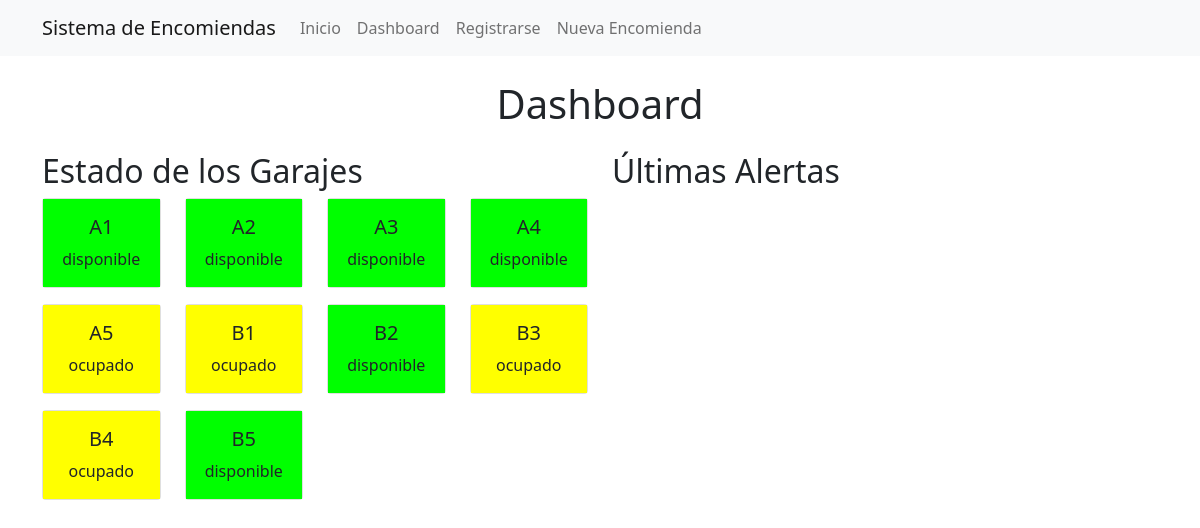
Page /dashboard on the earlier database version.
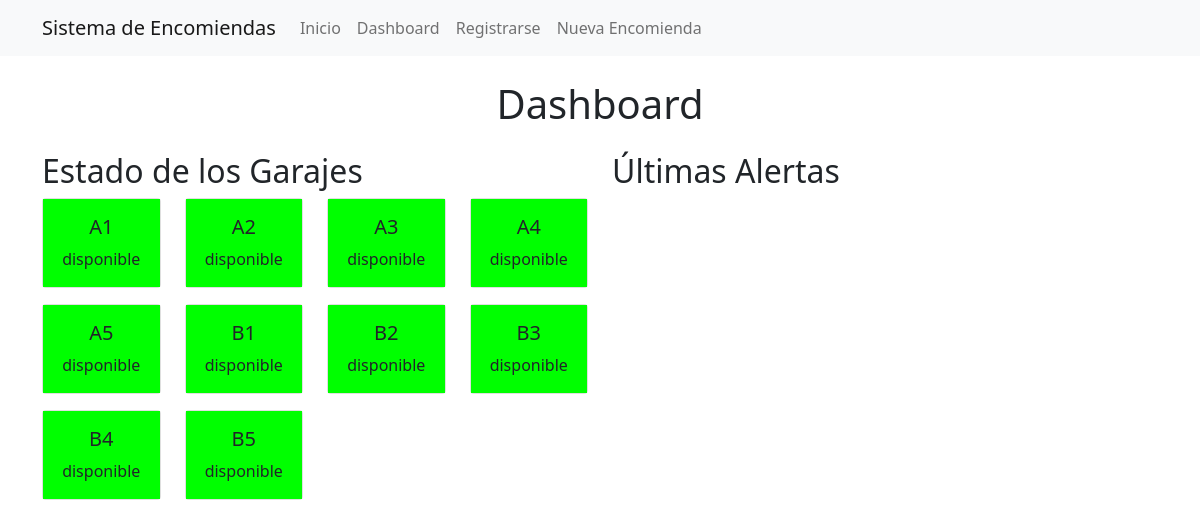
Same page on the later database version.
### tables this page shows
CREATE TABLE garajes (
    id TEXT PRIMARY KEY,
    estado TEXT NOT NULL
);

### app.py (the view)
@app.route('/dashboard')
def dashboard():
    conn = get_db_connection()
    garajes = conn.execute('SELECT * FROM garajes').fetchall()
    alertas = conn.execute('SELECT * FROM alertas ORDER BY fecha DESC LIMIT 5').fetchall()
    conn.close()
    return render_template('dashboard.html', garajes=garajes, alertas=alertas)

### app.py (called while the page is built)
def get_db_connection():
    conn = sqlite3.connect('database.db')
    conn.row_factory = sqlite3.Row
    return conn

### templates/dashboard.html (shortened to what this page needs)
{% extends "base.html" %}
{% block content %}
<h1 class="text-center mb-4">Dashboard</h1>
<div class="row">
    <div class="col-md-6">
        <h2>Estado de los Garajes</h2>
        <div class="row">
            {% for garaje in garajes %}
            <div class="col-3 mb-3">
                <div class="card">
                    <div class="card-body text-center {{ garaje['estado'] }}">
                        <h5 class="card-title">{{ garaje['id'] }}</h5>
                        <p class="card-text">{{ garaje['estado'] }}</p>
                    </div>
                </div>
            </div>
            {% endfor %}
        </div>
    </div>
    <div class="col-md-6">
        <h2>Últimas Alertas</h2>
    </div>
</div>
{% endblock %}

### templates/base.html (shortened to what this page needs)
<!DOCTYPE html>
<html lang="es">
<head>
    <link href="https://cdn.jsdelivr.net/npm/bootstrap@5.1.3/dist/css/bootstrap.min.css" rel="stylesheet">
    <link rel="stylesheet" href="{{ url_for('static', filename='style.css') }}">
</head>
<body>
    <nav class="navbar navbar-expand-lg navbar-light bg-light">
        <div class="container">
            <a class="navbar-brand" href="{{ url_for('index') }}">Sistema de Encomiendas</a>
            <div class="collapse navbar-collapse" id="navbarNav">
                <ul class="navbar-nav">
                    <li class="nav-item"><a class="nav-link" href="{{ url_for('index') }}">Inicio</a></li>
                    <li class="nav-item"><a class="nav-link" href="{{ url_for('dashboard') }}">Dashboard</a></li>
                    <li class="nav-item"><a class="nav-link" href="{{ url_for('register') }}">Registrarse</a></li>
                    <li class="nav-item"><a class="nav-link" href="{{ url_for('encomienda') }}">Nueva Encomienda</a></li>
                </ul>
            </div>
        </div>
    </nav>
    <div class="container mt-4">
        {% block content %}{% endblock %}
    </div>
</body>
</html>

### static/style.css (style rules this page uses)
.disponible { background-color: #00ff00; }

Differences in the rows shown:
changed garajes "A5": estado "ocupado" → "disponible"
changed garajes "B1": estado "ocupado" → "disponible"
changed garajes "B3": estado "ocupado" → "disponible"
changed garajes "B4": estado "ocupado" → "disponible"
